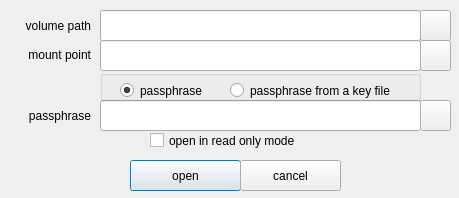
<?xml version="1.0" encoding="UTF-8"?>
<ui version="4.0">
 <class>PasswordDialog</class>
 <widget class="QDialog" name="PasswordDialog">
  <property name="windowModality">
   <enum>Qt::WindowModal</enum>
  </property>
  <property name="geometry">
   <rect>
    <x>0</x>
    <y>0</y>
    <width>459</width>
    <height>198</height>
   </rect>
  </property>
  <property name="font">
   <font>
    <weight>50</weight>
    <bold>false</bold>
   </font>
  </property>
  <property name="focusPolicy">
   <enum>Qt::TabFocus</enum>
  </property>
  <property name="windowTitle">
   <string>open encrypted volume</string>
  </property>
  <property name="modal">
   <bool>true</bool>
  </property>
  <widget class="QPushButton" name="PushButtonOpen">
   <property name="geometry">
    <rect>
     <x>130</x>
     <y>160</y>
     <width>111</width>
     <height>31</height>
    </rect>
   </property>
   <property name="text">
    <string>open</string>
   </property>
   <property name="default">
    <bool>true</bool>
   </property>
  </widget>
  <widget class="QPushButton" name="PushButtonCancel">
   <property name="geometry">
    <rect>
     <x>240</x>
     <y>160</y>
     <width>101</width>
     <height>31</height>
    </rect>
   </property>
   <property name="text">
    <string>cancel</string>
   </property>
  </widget>
  <widget class="QCheckBox" name="checkBoxReadOnly">
   <property name="geometry">
    <rect>
     <x>150</x>
     <y>120</y>
     <width>231</width>
     <height>41</height>
    </rect>
   </property>
   <property name="text">
    <string>open in read only mode</string>
   </property>
   <property name="checked">
    <bool>false</bool>
   </property>
  </widget>
  <widget class="QPushButton" name="PushButtonMountPointPath">
   <property name="geometry">
    <rect>
     <x>420</x>
     <y>40</y>
     <width>31</width>
     <height>31</height>
    </rect>
   </property>
   <property name="toolTip">
    <string>select mount point path</string>
   </property>
   <property name="text">
    <string/>
   </property>
  </widget>
  <widget class="QPushButton" name="PushButtonVolumePath">
   <property name="geometry">
    <rect>
     <x>420</x>
     <y>10</y>
     <width>31</width>
     <height>31</height>
    </rect>
   </property>
   <property name="toolTip">
    <string>open volume path</string>
   </property>
   <property name="text">
    <string/>
   </property>
   <property name="flat">
    <bool>false</bool>
   </property>
  </widget>
  <widget class="QLineEdit" name="PassPhraseField">
   <property name="geometry">
    <rect>
     <x>100</x>
     <y>100</y>
     <width>321</width>
     <height>31</height>
    </rect>
   </property>
   <property name="maxLength">
    <number>100</number>
   </property>
   <property name="echoMode">
    <enum>QLineEdit::Password</enum>
   </property>
  </widget>
  <widget class="QGroupBox" name="groupBox">
   <property name="geometry">
    <rect>
     <x>100</x>
     <y>70</y>
     <width>321</width>
     <height>31</height>
    </rect>
   </property>
   <property name="title">
    <string/>
   </property>
   <widget class="QRadioButton" name="radioButtonPassPhrase">
    <property name="geometry">
     <rect>
      <x>20</x>
      <y>10</y>
      <width>95</width>
      <height>21</height>
     </rect>
    </property>
    <property name="text">
     <string>passphrase</string>
    </property>
    <property name="checked">
     <bool>true</bool>
    </property>
   </widget>
   <widget class="QRadioButton" name="radioButtonPassPhraseFromFile">
    <property name="geometry">
     <rect>
      <x>130</x>
      <y>10</y>
      <width>191</width>
      <height>21</height>
     </rect>
    </property>
    <property name="text">
     <string>passphrase from a key file</string>
    </property>
    <property name="checked">
     <bool>false</bool>
    </property>
   </widget>
  </widget>
  <widget class="QPushButton" name="pushButtonPassPhraseFromFile">
   <property name="geometry">
    <rect>
     <x>420</x>
     <y>100</y>
     <width>31</width>
     <height>31</height>
    </rect>
   </property>
   <property name="toolTip">
    <string>open key file</string>
   </property>
   <property name="text">
    <string/>
   </property>
  </widget>
  <widget class="QLineEdit" name="OpenVolumePath">
   <property name="geometry">
    <rect>
     <x>100</x>
     <y>10</y>
     <width>321</width>
     <height>31</height>
    </rect>
   </property>
  </widget>
  <widget class="QLineEdit" name="MountPointPath">
   <property name="geometry">
    <rect>
     <x>100</x>
     <y>40</y>
     <width>321</width>
     <height>31</height>
    </rect>
   </property>
  </widget>
  <widget class="QLabel" name="labelPassphrase">
   <property name="geometry">
    <rect>
     <x>10</x>
     <y>105</y>
     <width>81</width>
     <height>21</height>
    </rect>
   </property>
   <property name="text">
    <string>passphrase</string>
   </property>
   <property name="alignment">
    <set>Qt::AlignRight|Qt::AlignTrailing|Qt::AlignVCenter</set>
   </property>
  </widget>
  <widget class="QLabel" name="labelMoutPointPath">
   <property name="geometry">
    <rect>
     <x>10</x>
     <y>39</y>
     <width>81</width>
     <height>31</height>
    </rect>
   </property>
   <property name="text">
    <string>mount point</string>
   </property>
   <property name="alignment">
    <set>Qt::AlignRight|Qt::AlignTrailing|Qt::AlignVCenter</set>
   </property>
  </widget>
  <widget class="QLabel" name="labelVolumePath">
   <property name="geometry">
    <rect>
     <x>10</x>
     <y>10</y>
     <width>81</width>
     <height>31</height>
    </rect>
   </property>
   <property name="text">
    <string>volume path</string>
   </property>
   <property name="alignment">
    <set>Qt::AlignRight|Qt::AlignTrailing|Qt::AlignVCenter</set>
   </property>
  </widget>
 </widget>
 <tabstops>
  <tabstop>PushButtonVolumePath</tabstop>
  <tabstop>PushButtonMountPointPath</tabstop>
  <tabstop>PassPhraseField</tabstop>
  <tabstop>checkBoxReadOnly</tabstop>
  <tabstop>PushButtonOpen</tabstop>
  <tabstop>PushButtonCancel</tabstop>
 </tabstops>
 <resources/>
 <connections/>
</ui>
